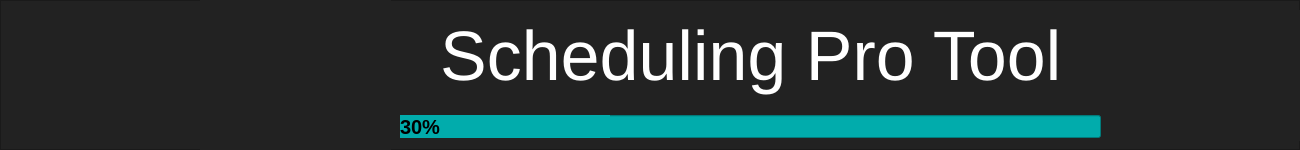
      <widget class="QFrame" name="topbar">
       <property name="geometry">
        <rect>
         <x>0</x>
         <y>0</y>
         <width>1300</width>
         <height>150</height>
        </rect>
       </property>
       <property name="minimumSize">
        <size>
         <width>1300</width>
         <height>150</height>
        </size>
       </property>
       <property name="maximumSize">
        <size>
         <width>1300</width>
         <height>150</height>
        </size>
       </property>
       <property name="styleSheet">
        <string notr="true">background-color: rgb(34, 34, 34);</string>
       </property>
       <property name="frameShape">
        <enum>QFrame::StyledPanel</enum>
       </property>
       <property name="frameShadow">
        <enum>QFrame::Raised</enum>
       </property>
       <widget class="QProgressBar" name="progressBar">
        <property name="geometry">
         <rect>
          <x>400</x>
          <y>115</y>
          <width>701</width>
          <height>23</height>
         </rect>
        </property>
        <property name="styleSheet">
         <string notr="true">QProgressBar{
	color: rgb(0, 0, 0);
	font-size: 20px;
	font-weight: bold;
	background-color: rgb(1, 172, 172);

}
QProgressBar::chunk{

	

	background-color: rgb(1, 172, 172);

}</string>
        </property>
        <property name="value">
         <number>30</number>
        </property>
       </widget>
       <widget class="QLabel" name="label_10">
        <property name="geometry">
         <rect>
          <x>1140</x>
          <y>10</y>
          <width>191</width>
          <height>131</height>
         </rect>
        </property>
        <property name="text">
         <string/>
        </property>
       </widget>
       <widget class="QLabel" name="label_39">
        <property name="geometry">
         <rect>
          <x>200</x>
          <y>0</y>
          <width>191</width>
          <height>151</height>
         </rect>
        </property>
        <property name="styleSheet">
         <string notr="true">QLabel{
	color: rgb(255, 255, 255);
	font-size: 36px;

	border-color: rgb(0, 139, 130);
}</string>
        </property>
        <property name="text">
         <string/>
        </property>
        <property name="pixmap">
         <pixmap>../curtis_program/QTDESIGNER/images/title2.png</pixmap>
        </property>
       </widget>
       <widget class="QLabel" name="label_40">
        <property name="geometry">
         <rect>
          <x>440</x>
          <y>10</y>
          <width>631</width>
          <height>91</height>
         </rect>
        </property>
        <property name="styleSheet">
         <string notr="true">QLabel{
	color: rgb(255, 255, 255);
	font-size: 70px;

	border-color: rgb(0, 139, 130);
}
</string>
        </property>
        <property name="text">
         <string>Scheduling Pro Tool</string>
        </property>
       </widget>
      </widget>
